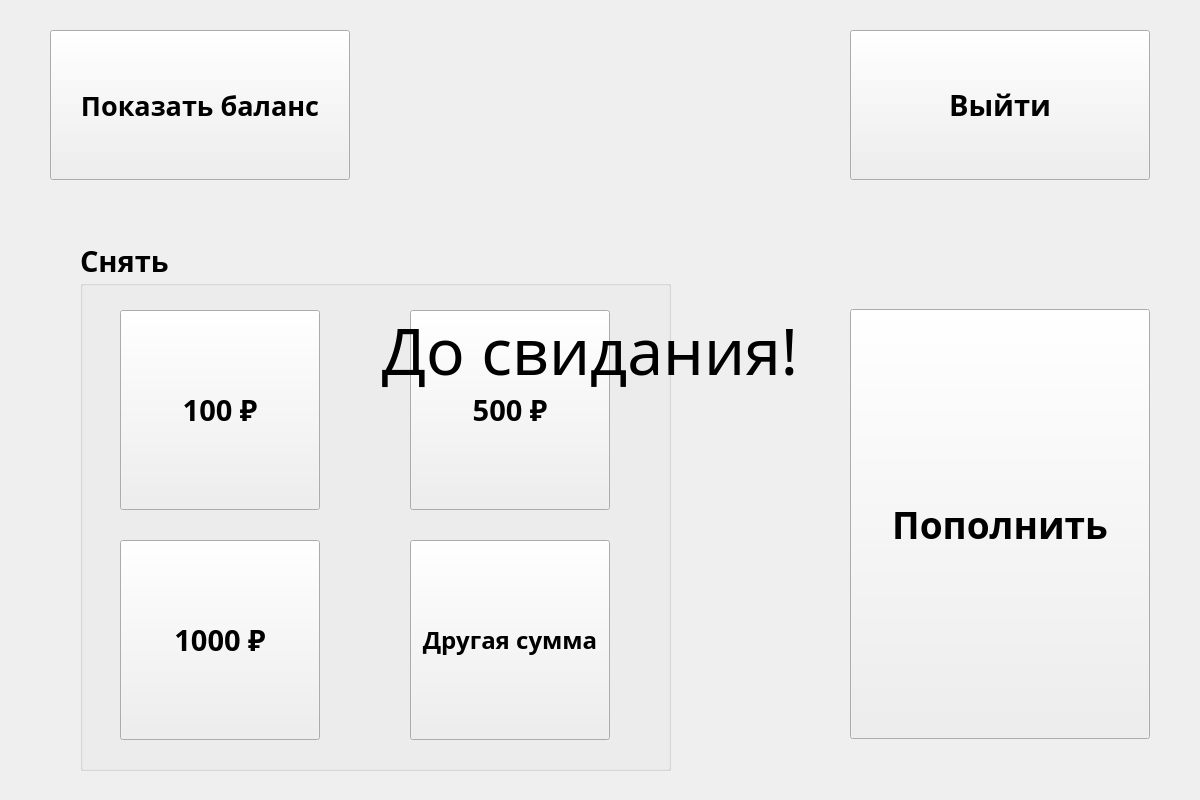
<?xml version="1.0" encoding="UTF-8"?>
<ui version="4.0">
 <class>bankomatwindow</class>
 <widget class="QWidget" name="bankomatwindow">
  <property name="geometry">
   <rect>
    <x>0</x>
    <y>0</y>
    <width>1200</width>
    <height>800</height>
   </rect>
  </property>
  <property name="minimumSize">
   <size>
    <width>800</width>
    <height>800</height>
   </size>
  </property>
  <property name="maximumSize">
   <size>
    <width>1200</width>
    <height>1200</height>
   </size>
  </property>
  <property name="windowTitle">
   <string>Form</string>
  </property>
  <widget class="QPushButton" name="balanceButton">
   <property name="geometry">
    <rect>
     <x>50</x>
     <y>30</y>
     <width>300</width>
     <height>150</height>
    </rect>
   </property>
   <property name="font">
    <font>
     <family>Ubuntu Mono</family>
     <pointsize>20</pointsize>
     <bold>true</bold>
    </font>
   </property>
   <property name="text">
    <string>Показать баланс</string>
   </property>
  </widget>
  <widget class="QGroupBox" name="takeBox">
   <property name="geometry">
    <rect>
     <x>80</x>
     <y>240</y>
     <width>591</width>
     <height>531</height>
    </rect>
   </property>
   <property name="font">
    <font>
     <family>Ubuntu Mono</family>
     <pointsize>22</pointsize>
     <italic>false</italic>
     <bold>true</bold>
    </font>
   </property>
   <property name="title">
    <string>Снять</string>
   </property>
   <widget class="QPushButton" name="takeButton_100">
    <property name="geometry">
     <rect>
      <x>40</x>
      <y>70</y>
      <width>200</width>
      <height>200</height>
     </rect>
    </property>
    <property name="text">
     <string>100 ₽</string>
    </property>
   </widget>
   <widget class="QPushButton" name="takeButton_500">
    <property name="geometry">
     <rect>
      <x>330</x>
      <y>70</y>
      <width>200</width>
      <height>200</height>
     </rect>
    </property>
    <property name="text">
     <string>500 ₽</string>
    </property>
   </widget>
   <widget class="QPushButton" name="takeButton_1000">
    <property name="geometry">
     <rect>
      <x>40</x>
      <y>300</y>
      <width>200</width>
      <height>200</height>
     </rect>
    </property>
    <property name="text">
     <string>1000 ₽</string>
    </property>
   </widget>
   <widget class="QPushButton" name="takeButton_other">
    <property name="geometry">
     <rect>
      <x>330</x>
      <y>300</y>
      <width>200</width>
      <height>200</height>
     </rect>
    </property>
    <property name="font">
     <font>
      <family>Ubuntu Mono</family>
      <pointsize>18</pointsize>
      <italic>false</italic>
      <bold>true</bold>
     </font>
    </property>
    <property name="text">
     <string>Другая сумма</string>
    </property>
   </widget>
  </widget>
  <widget class="QPushButton" name="exitButton">
   <property name="geometry">
    <rect>
     <x>850</x>
     <y>30</y>
     <width>300</width>
     <height>150</height>
    </rect>
   </property>
   <property name="font">
    <font>
     <family>Ubuntu Mono</family>
     <pointsize>22</pointsize>
     <bold>true</bold>
    </font>
   </property>
   <property name="text">
    <string>Выйти</string>
   </property>
  </widget>
  <widget class="QPushButton" name="fillButton">
   <property name="geometry">
    <rect>
     <x>850</x>
     <y>309</y>
     <width>300</width>
     <height>430</height>
    </rect>
   </property>
   <property name="font">
    <font>
     <family>Ubuntu Mono</family>
     <pointsize>28</pointsize>
     <bold>true</bold>
    </font>
   </property>
   <property name="text">
    <string>Пополнить</string>
   </property>
  </widget>
  <widget class="QLabel" name="godbyeText">
   <property name="geometry">
    <rect>
     <x>240</x>
     <y>200</y>
     <width>700</width>
     <height>300</height>
    </rect>
   </property>
   <property name="font">
    <font>
     <family>Ubuntu Mono</family>
     <pointsize>48</pointsize>
    </font>
   </property>
   <property name="text">
    <string>До свидания!</string>
   </property>
   <property name="alignment">
    <set>Qt::AlignCenter</set>
   </property>
  </widget>
 </widget>
 <resources/>
 <connections/>
</ui>
